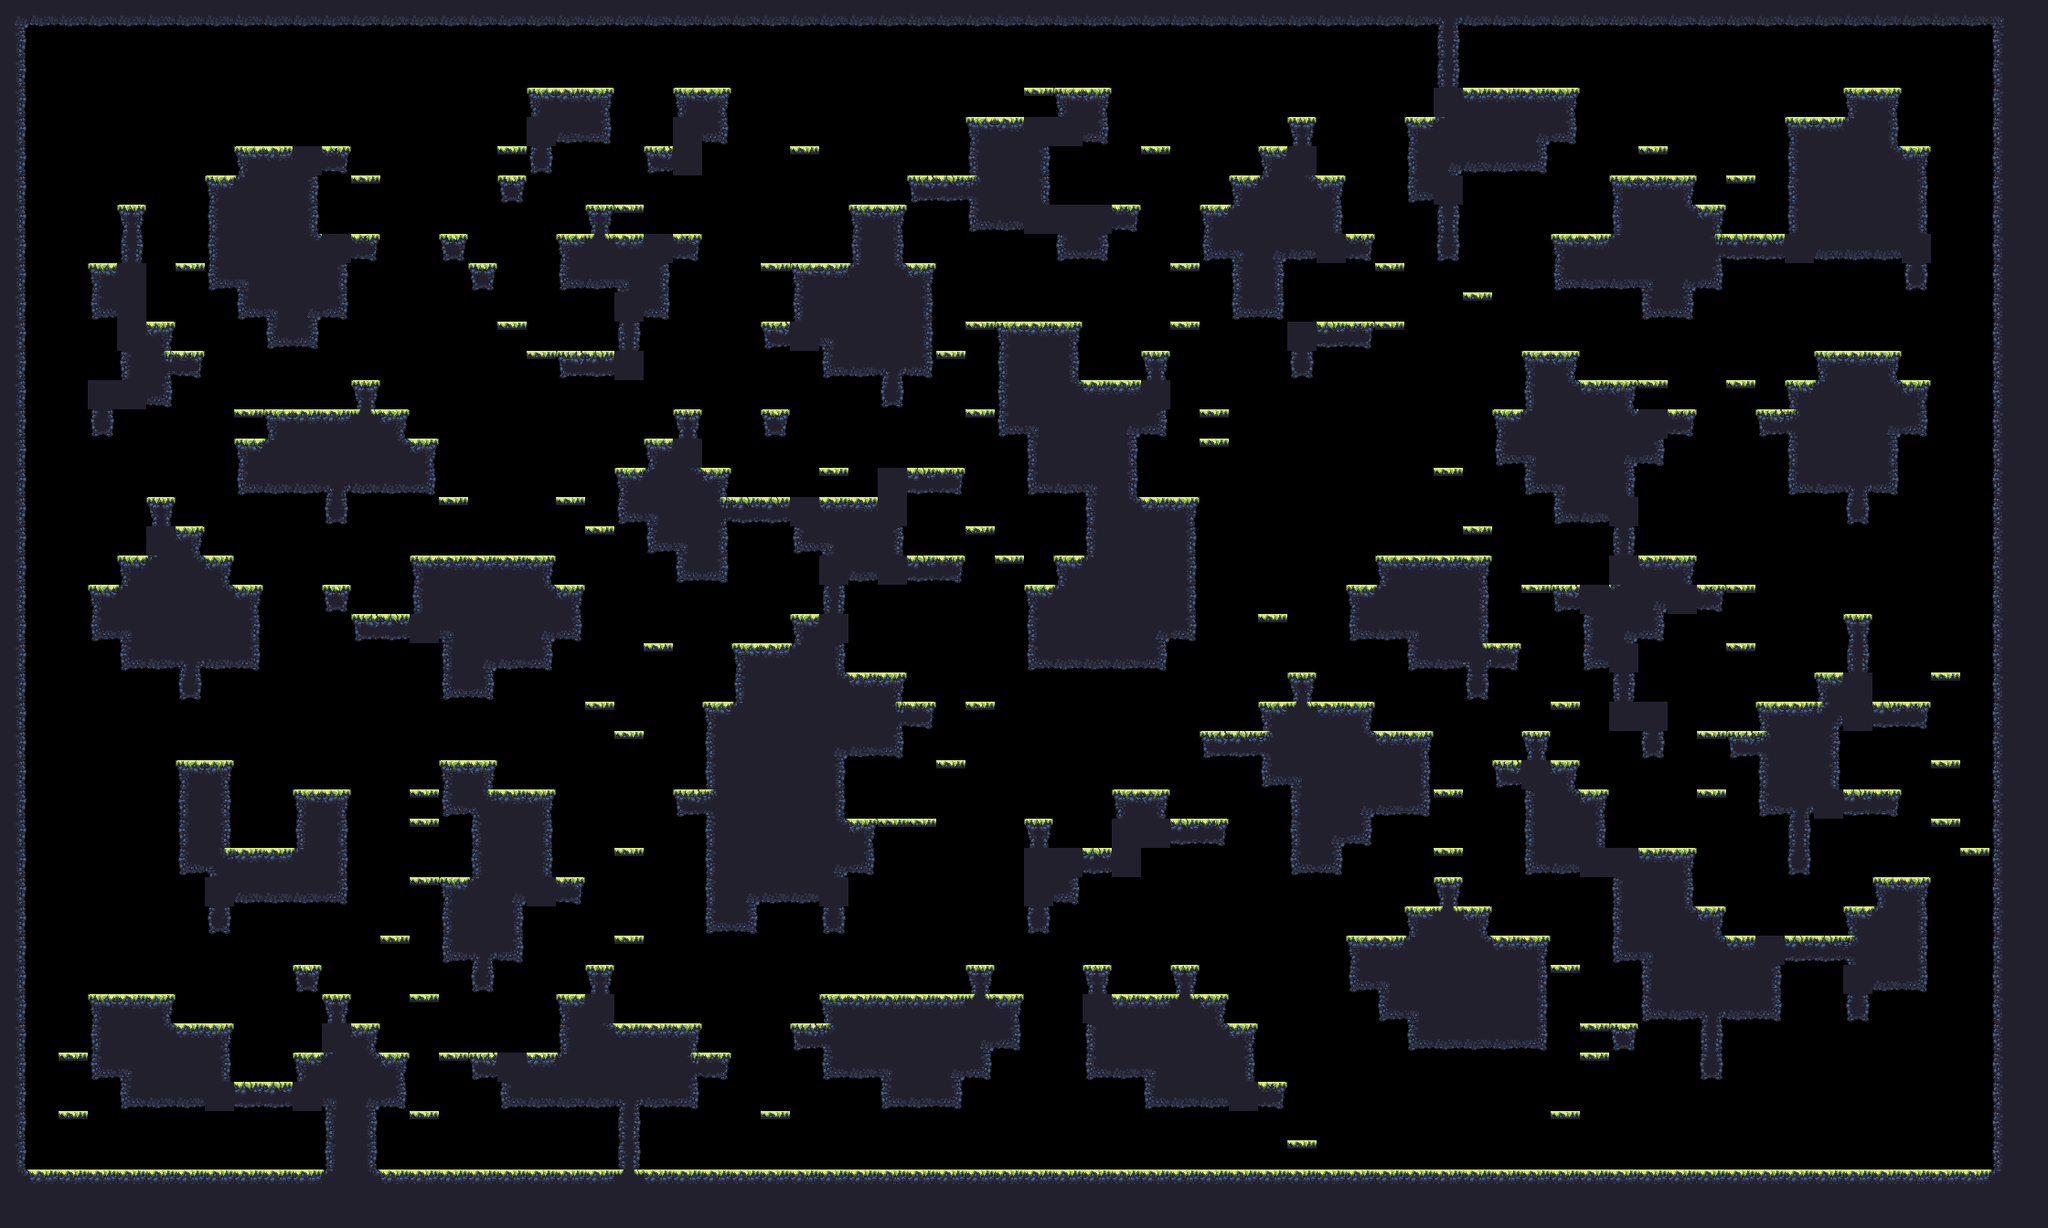

This game map was drawn from its Tiled (.tmx) file and the tilesets committed beside it. A one-line description and the trimmed map source follow:
An orthogonal 70x42 tile map with 32x32 px tiles, 1 tile layer (main) and 17 objects (9x spawn, spawnPlayer0, spawnCrown0, spawnPlayer1, spawnCrown1, ...).

<map compressionlevel="0" height="42" infinite="0" nextlayerid="3" nextobjectid="4" orientation="orthogonal" renderorder="right-down" tiledversion="1.3.2" tileheight="32" tilewidth="32" version="1.2" width="70">
 <tileset firstgid="1" source="forest_summer_tile_set.tsx" />
 <layer height="42" id="1" name="main" width="70">
  <data>[2940 cells, 1237 non-empty, 28 distinct tile ids]</data>
 </layer>
 <objectgroup><object id="1" name="spawnPlayer0" x="256" y="112.0" /><object id="2" name="spawnCrown0" x="96" y="240.0" /><object id="3" name="spawnPlayer1" x="2112" y="112.0" /><object id="4" name="spawnCrown1" x="1952" y="80.0" /><object id="5" name="spawnPlayer2" x="96" y="1040.0" /><object id="6" name="spawnCrown2" x="64" y="1232.0" /><object id="7" name="spawnPlayer3" x="2112" y="1232.0" /><object id="8" name="spawnCrown3" x="2144" y="1232.0" /><object id="9" name="spawn" x="1632" y="944.0" /><object id="10" name="spawn" x="1216" y="368.0" /><object id="11" name="spawn" x="1472" y="1232.0" /><object id="12" name="spawn" x="960" y="176.0" /><object id="13" name="spawn" x="1440" y="1232.0" /><object id="14" name="spawn" x="1536" y="944.0" /><object id="15" name="spawn" x="1472" y="1232.0" /><object id="16" name="spawn" x="1824" y="400.0" /><object id="17" name="spawn" x="416" y="208.0" /></objectgroup></map>
